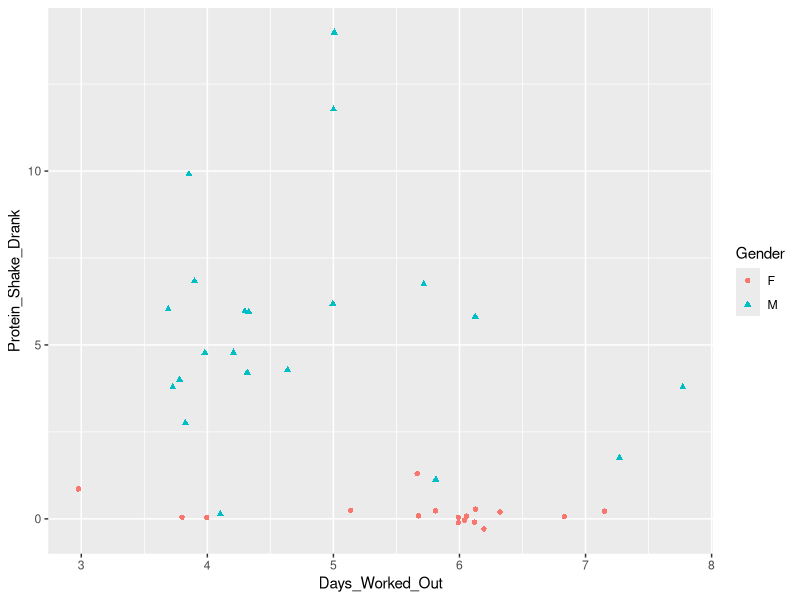

Here is the R script that generated this plot:
## ---- chunk 1
DBZ_Data <- read.csv("DBZ_Data.csv")
## ---- chunk 2
head(DBZ_Data)
summary(DBZ_Data) 
str(DBZ_Data)
## ---- chunk 3
library(ggplot2) 
## ---- chunk 4
ggplot(DBZ_Data, 
       aes(x = Days_Worked_Out, 
           y = Protein_Shake_Drank,
           color = Gender,
           shape = Gender)) +
  geom_jitter(width=.4, height = .3)
